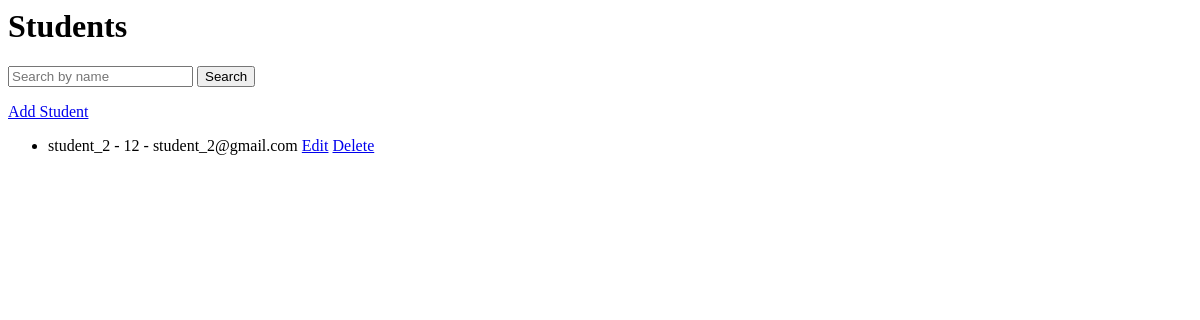
/students/, run on an earlier commit of the app's database.
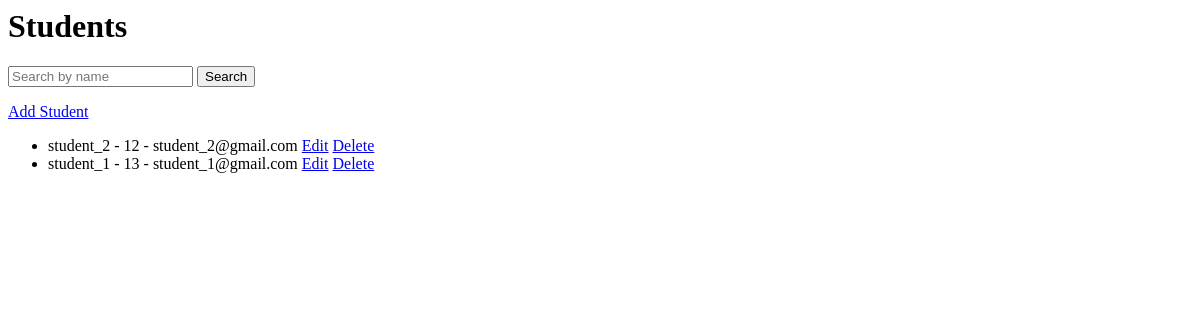
And on a later commit of the database.
### students/models.py (models this page shows, shortened)
class Student(models.Model):
    name = models.CharField(max_length=100)
    age = models.IntegerField()
    email = models.EmailField(unique=True)

### students/views.py (the view)
# urls.py: path("", views.student_list, name="student_list"),
def student_list(request):
    query = request.GET.get('q')
    if query:
        students = Student.objects.filter(name__icontains=query)
    else:
        students = Student.objects.all()
    return render(request, "students/student_list.html", {"students": students})

### students/templates/students/student_list.html
<h1>Students</h1>
<form method="GET">
    <input type="text" name="q" placeholder="Search by name">
    <button type="submit">Search</button>
</form>
<a href="{% url 'student_add' %}">Add Student</a>
<ul>
    {% for student in students %}
        <li>
            {{ student.name }} - {{ student.age }} - {{ student.email }}
            <a href="{% url 'student_edit' student.pk %}">Edit</a>
            <a href="{% url 'student_delete' student.pk %}">Delete</a>
        </li>
    {% endfor %}
</ul>

What changed in the data, as far as the page shows it:
added Student: name "student_1", age "13", email "student_1@gmail.com"
